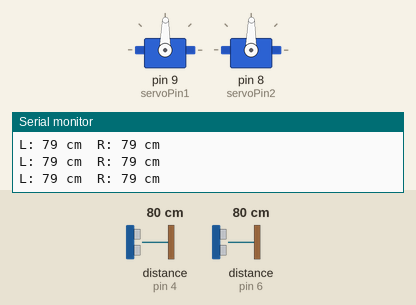
A sketch run on a simulated Arduino Uno, built with avr-gcc and run on an emulated ATmega328P. On the bench: 2 × servo, the last lines printed to the serial monitor. Wiring (inferred from the names in the program): 2 × ultrasonic range finder: trigger pin 5, echo pin 4 / trigger pin 7, echo pin 6. Inputs (shaded band) come from the test bench; at power-on: distance to the obstacle (sensors on pin 4, pin 6) 80 cm. The echo pulse lasts 58.3 µs per cm.

Above: at 1.2 s.
1.3 s: distance to the obstacle (sensor on pin 4) set to 18 cm
At 2.8 s:
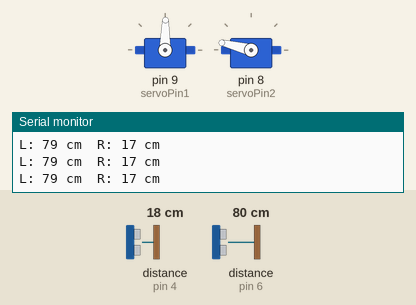
4.3 s: distance to the obstacle (sensor on pin 6) set to 9 cm
At 7.1 s:
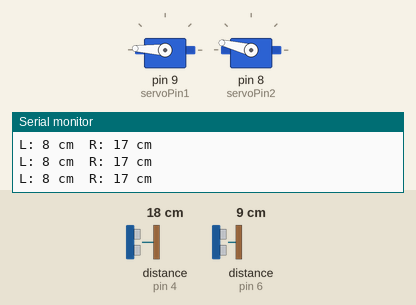
7.3 s: distance to the obstacle (sensor on pin 6) set to 2 cm
At 7.85 s:
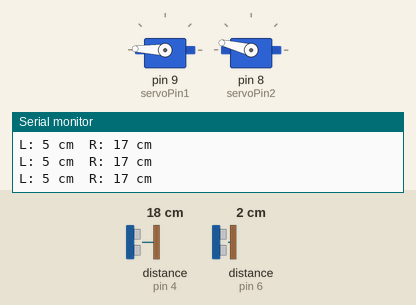
9.8 s: distance to the obstacle (sensor on pin 4) set to 183 cm
At 11.4 s:
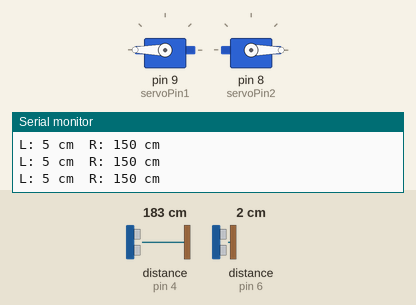
12.8 s: distance to the obstacle (sensor on pin 6) set to 8 cm
At 13.13 s:
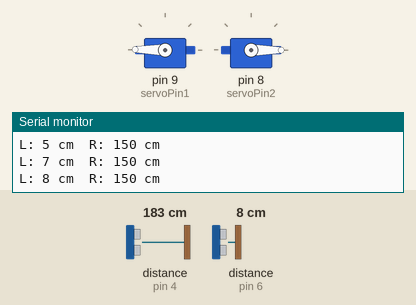
15.8 s: distance to the obstacle (sensor on pin 4) set to 2 cm
At 17.2 s:
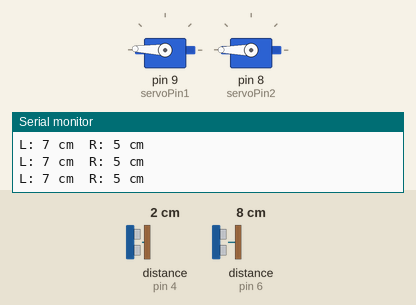
Timing chart, 0 to 18.8 s (numbered marks = the images above; inputs shaded):
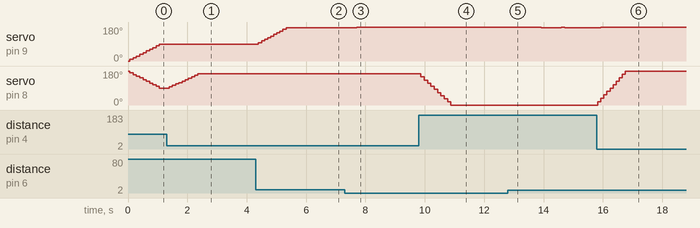

Measured:
- after the input at 1.3 s, servo on pin 8 (servoPin2): moves from 89° to 166° over 0.97 s, starting after 0.09 s
- after the input at 4.3 s, servo on pin 9 (servoPin1): moves from 89° to 177° over 2.0 s, starting after 0.10 s
- after the input at 7.3 s, servo on pin 9 (servoPin1): 177° → 178° after 0.40 s, → 179° 0.31 s later, → 180° 0.31 s later
- after the input at 9.8 s, servo on pin 8 (servoPin2): moves from 166° to 0° over 1.0 s, starting after 0.07 s
- after the input at 12.8 s, servo on pin 9 (servoPin1): 180° → 179° after 0.11 s, → 178° 0.45 s later, → 177° 0.56 s later, → 178° 0.68 s later, … (5 changes in this stretch)
- after the input at 15.8 s, servo on pin 9 (servoPin1): goes on until 15.9 s, then stays 178°; servo on pin 8 (servoPin2): moves from 0° to 180° over 0.92 s, starting at once

The sketch:

robotics.ino
```cpp
#include <Servo.h>

// --- Pinnen ---
const int trig1     = 7;
const int echo1     = 6;
const int trig2     = 5;
const int echo2     = 4;
const int servoPin1 = 9;
const int servoPin2 = 8;

// --- Afstand & smoothing ---
const long minDist = 5;    // cm
const long maxDist = 150;  // cm
const int  N       = 10;   // aantal samples voor smoothing
int buf1[N], buf2[N];
int idx1 = 0, idx2 = 0;

// --- Servo-hoeklimieten ---
const int leftMinAngle  = 0;   // noord
const int leftMaxAngle  = 180;  // links-beneden
const int rightMinAngle = 0;    // rechts-beneden
const int rightMaxAngle = 180;   // noord

Servo servo1, servo2;

void setup() {
  Serial.begin(9600);
  servo1.attach(servoPin1);
  servo2.attach(servoPin2);
  pinMode(trig1, OUTPUT); pinMode(echo1, INPUT);
  pinMode(trig2, OUTPUT); pinMode(echo2, INPUT);

  // startbuffers vullen met de noord-hoeken
  for (int i = 0; i < N; i++) {
    buf1[i] = leftMinAngle;
    buf2[i] = rightMaxAngle;
  }
  // servostartposities
  servo1.write(leftMinAngle);
  servo2.write(rightMaxAngle);
}

long meetAfstand(int trigPin, int echoPin) {
  digitalWrite(trigPin, LOW);  delayMicroseconds(2);
  digitalWrite(trigPin, HIGH); delayMicroseconds(10);
  digitalWrite(trigPin, LOW);
  long duur = pulseIn(echoPin, HIGH, 38000);
  if (duur == 0) return maxDist;
  return constrain(duur * 0.0343 / 2, minDist, maxDist);
}

int averageBuffer(int buf[], int size) {
  long sum = 0;
  for (int i = 0; i < size; i++) sum += buf[i];
  return sum / size;
}

void loop() {
  long d1 = meetAfstand(trig1, echo1);
  delay(50);  // vermijd cross-talk
  long d2 = meetAfstand(trig2, echo2);

  Serial.print("L: "); Serial.print(d1);
  Serial.print(" cm\tR: "); Serial.print(d2);
  Serial.println(" cm");

  int a1 = map(d1, minDist, maxDist, leftMaxAngle, leftMinAngle);
  int a2 = map(d2, minDist, maxDist, rightMaxAngle, rightMinAngle);

  buf1[idx1++] = a1; if (idx1 >= N) idx1 = 0;
  buf2[idx2++] = a2; if (idx2 >= N) idx2 = 0;

  int avg1 = averageBuffer(buf1, N);
  int avg2 = averageBuffer(buf2, N);

  servo1.write(avg1);
  servo2.write(avg2);

  delay(50);
}
```
